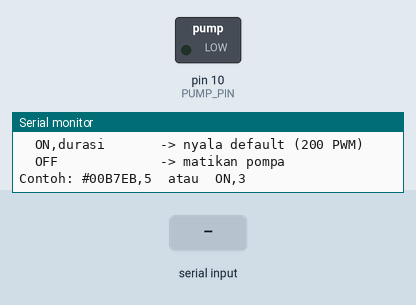
Bench run of a program on a simulated Arduino Uno, built with avr-gcc and run on an emulated ATmega328P. Shown: switched loads named in the program (green lamp = pin HIGH), the last lines printed to the serial monitor. Inputs (shaded band) come from the test bench.

Above: at 1.2 s.
1.3 s: "ON,1\n" received over Serial
At 2.9 s:
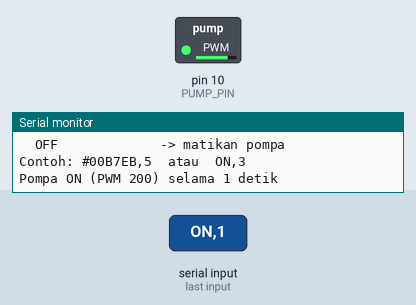
4.3 s: "ON,150\n" received over Serial
At 4.77 s:
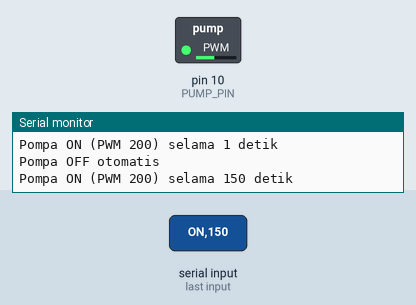
Timing chart, 0 to 7.3 s (numbered marks = the images above; inputs shaded):
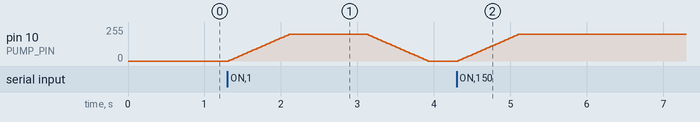

The program:

main.cpp
```cpp
#include <Arduino.h>

const int PUMP_PIN = 10;       // pin PWM ke Gate IRLZ44N
const int RAMP_STEP = 5;      // langkah naik/turun PWM
const int RAMP_DELAY = 20;    // jeda antar langkah (ms)

// ----------------------------
// SETUP
// ----------------------------
void setup() {
  pinMode(PUMP_PIN, OUTPUT);
  analogWrite(PUMP_PIN, 0); // pastikan pompa mati di awal
  Serial.begin(115200);
  Serial.println("=== Kontrol Pompa HEX + Timer ===");
  Serial.println("Format:");
  Serial.println("  #RRGGBB,durasi  -> nyala dgn intensitas warna & waktu");
  Serial.println("  ON,durasi       -> nyala default (200 PWM)");
  Serial.println("  OFF             -> matikan pompa");
  Serial.println("Contoh: #00B7EB,5  atau  ON,3");
}

// ----------------------------
// KONVERSI WARNA HEX KE INTENSITAS PWM
// ----------------------------
int hexToIntensity(const String &hex) {
  if (hex.length() < 7 || hex[0] != '#') return 0;
  int r = strtol(hex.substring(1,3).c_str(), NULL, 16);
  int g = strtol(hex.substring(3,5).c_str(), NULL, 16);
  int b = strtol(hex.substring(5,7).c_str(), NULL, 16);
  return constrain((r + g + b) / 3, 0, 255);
}

// ----------------------------
// TRANSISI PWM HALUS
// ----------------------------
void rampTo(int target) {
  static int current = 0; // ingat nilai terakhir
  target = constrain(target, 0, 255);

  if (target > current) {
    for (int v = current; v <= target; v += RAMP_STEP) {
      analogWrite(PUMP_PIN, v);
      delay(RAMP_DELAY);
    }
  } else {
    for (int v = current; v >= target; v -= RAMP_STEP) {
      analogWrite(PUMP_PIN, v);
      delay(RAMP_DELAY);
    }
  }
  current = target;
  analogWrite(PUMP_PIN, target);
}

// ----------------------------
// LOOP UTAMA
// ----------------------------
void loop() {
  if (Serial.available() > 0) {
    String input = Serial.readStringUntil('\n');
    input.trim();

    int commaIndex = input.indexOf(',');
    String cmd = input;
    int duration = 0; // dalam detik

    if (commaIndex != -1) {
      cmd = input.substring(0, commaIndex);
      duration = input.substring(commaIndex + 1).toInt();
    }

    // --- Perintah ON ---
    if (cmd.equalsIgnoreCase("ON")) {
      Serial.print("Pompa ON (PWM 200)");
      if (duration > 0) Serial.print(" selama "); Serial.print(duration); Serial.println(" detik");
      rampTo(200);
      if (duration > 0) {
        delay(duration * 1000);
        rampTo(0);
        Serial.println("Pompa OFF otomatis");
      }
    }
    // --- Perintah OFF ---
    else if (cmd.equalsIgnoreCase("OFF") || cmd.equalsIgnoreCase("STOP")) {
      rampTo(0);
      Serial.println("Pompa dimatikan");
    }
    // --- Input HEX warna ---
    else if (cmd.startsWith("#")) {
      int inten = hexToIntensity(cmd);
      Serial.print("HEX "); Serial.print(cmd);
      Serial.print(" → PWM "); Serial.println(inten);
      rampTo(inten);
      if (duration > 0) {
        delay(duration * 1000);
        rampTo(0);
        Serial.println("Pompa OFF otomatis");
      }
    }
    // --- Input tidak dikenal ---
    else {
      Serial.println("Format salah! Contoh: #00B7EB,5  atau  ON,3  atau  OFF");
    }
  }
}
```

colorandpump.cpp
```cpp
#include <Arduino.h>
// Pin pompa
#define PUMP_R 3
#define PUMP_G 5
#define PUMP_B 6

String inputString = "";

void setup() {
  Serial.begin(9600);
  pinMode(PUMP_R, OUTPUT);
  pinMode(PUMP_G, OUTPUT);
  pinMode(PUMP_B, OUTPUT);

  digitalWrite(PUMP_R, LOW);
  digitalWrite(PUMP_G, LOW);
  digitalWrite(PUMP_B, LOW);

  Serial.println("Masukkan kode warna HEX (#RRGGBB):");
}

void loop() {
  if (Serial.available()) {
    inputString = Serial.readStringUntil('\n');
    inputString.trim();

    //Mengubah nilai HEX menjadi Decimal agar mudah dibaca MCU
    if (inputString.charAt(0) == '#') {
      long number = strtol(&inputString[1], NULL, 16);
      int red   = (number >> 16) & 0xFF;
      int green = (number >> 8) & 0xFF;
      int blue  = number & 0xFF;

      Serial.print("R: "); Serial.print(red);
      Serial.print("  G: "); Serial.print(green);
      Serial.print("  B: "); Serial.println(blue);

      // Ubah nilai RGB menjadi durasi pompa (0–255 → 0–5000 ms)
      int durR = map(red, 0, 255, 0, 5000);
      int durG = map(green, 0, 255, 0, 5000);
      int durB = map(blue, 0, 255, 0, 5000);

      // Aktifkan pompa
      if (durR > 0) { digitalWrite(PUMP_R, HIGH); delay(durR); digitalWrite(PUMP_R, LOW); }
      if (durG > 0) { digitalWrite(PUMP_G, HIGH); delay(durG); digitalWrite(PUMP_G, LOW); }
      if (durB > 0) { digitalWrite(PUMP_B, HIGH); delay(durB); digitalWrite(PUMP_B, LOW); }

      Serial.println("Campuran selesai!\n");
    } else {
      Serial.println("Format salah! Gunakan format #RRGGBB, contoh: #FF8040");
    }
  }
}
```

loadcellcalibration.cpp
```cpp
#include "HX711.h"

#define DT  2
#define SCK 3

HX711 scale;

void setup() {
  Serial.begin(115200);
  scale.begin(DT, SCK);
  scale.set_scale(1063); // belum tahu faktor kalibrasi
  scale.tare();      // nolkan berat

  Serial.println("Taruh beban diketahui (misal 100g)...");
}

void loop() {
  if (scale.is_ready()) {
    long reading = scale.get_units(10);
    Serial.print("Reading: ");
    Serial.println(reading);
    delay(1000);
  }
}
```

pengaduk.cpp
```cpp
#include <Arduino.h>
#include <Servo.h>

Servo mixerServo;  // Servo untuk pengaduk

void setup() {
  mixerServo.attach(9);   // Pin sinyal servo ke pin D9
  Serial.begin(9600);
  Serial.println("Servo pengaduk siap!");
}

void loop() {
  // Putar searah jarum jam selama 3 detik
  mixerServo.write(180);   // 180 = CW (penuh)
  delay(3000);             // putar selama 3 detik

  // Berhenti 1 detik
  mixerServo.write(90);    // 90 = stop
  delay(1000);

  // Putar berlawanan jarum jam selama 3 detik
  mixerServo.write(0);     // 0 = CCW (penuh)
  delay(3000);

  // Berhenti lagi
  mixerServo.write(90);
  delay(2000);
}
```

Measured:
- after the input at 1.3 s, pin 10 (PUMP_PIN): rises from 0/255 to 200/255 in 0.78 s, then falls to 0/255 in 1.8 s
- after the input at 4.3 s, pin 10 (PUMP_PIN): moves from 0/255 to 200/255 over 0.78 s, starting at once
